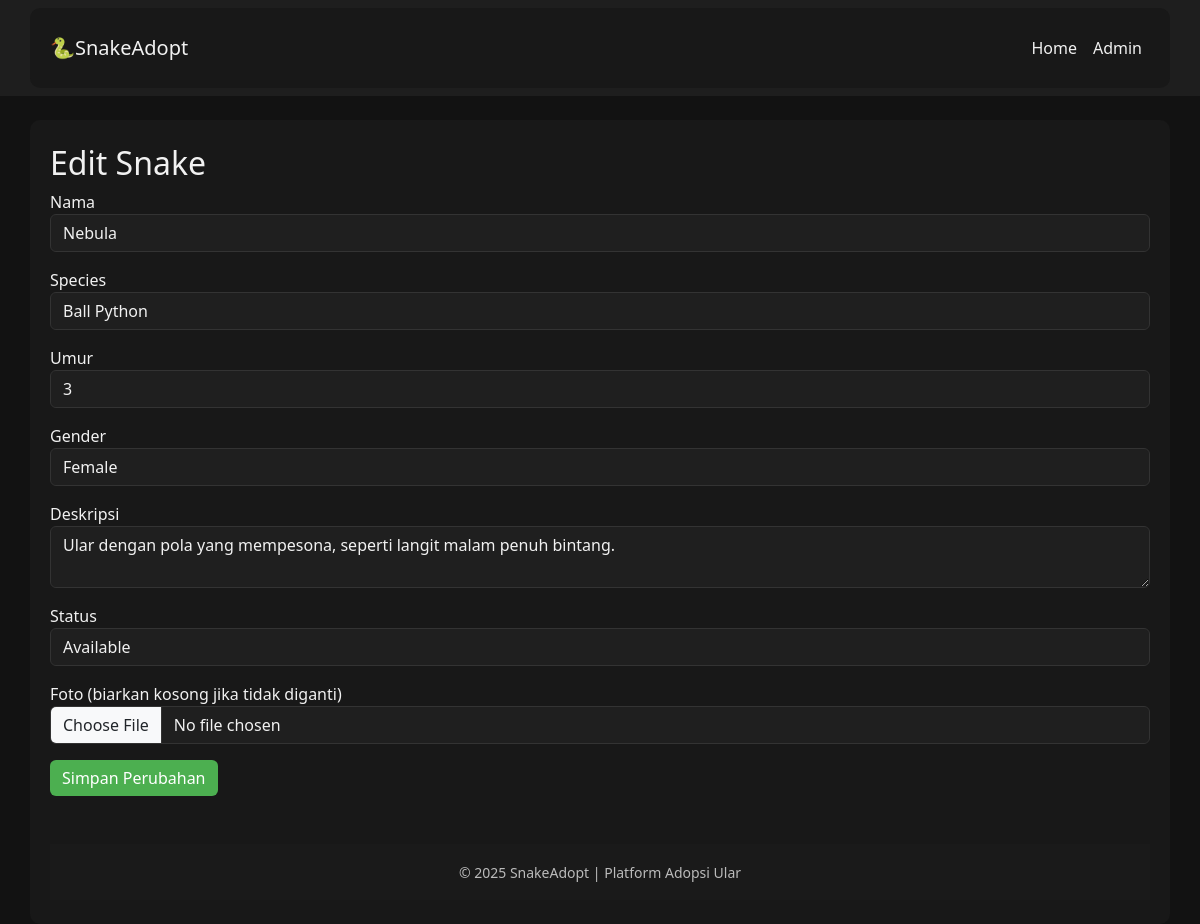
Screenshot of /snake-adopt/admin/snakes_edit.php?id=2 (signed in) with the database file from the repository.
### tables this page shows
CREATE TABLE snakes (
  id INT AUTO_INCREMENT PRIMARY KEY,
  name VARCHAR(100) NOT NULL,
  species VARCHAR(50) NOT NULL,
  age VARCHAR(50),
  gender ENUM('Male','Female','Unknown') DEFAULT 'Unknown',
  description TEXT,
  photo VARCHAR(255),  
  status ENUM('Available','Adopted') DEFAULT 'Available',
  created_at TIMESTAMP DEFAULT CURRENT_TIMESTAMP
);

### snake-adopt/admin/snakes_edit.php (the view, shortened to what this page needs)
<?php
require '../config.php';
$id = $_GET['id'] ?? 0;
$stmt = $pdo->prepare("SELECT * FROM snakes WHERE id = ?");
$stmt->execute([$id]);
$snake = $stmt->fetch();
?>
<?php require '../header.php'; ?>
<h2>Edit Snake</h2>
<form method="post" enctype="multipart/form-data">
  <div class="mb-3">
    <label>Nama</label>
    <input name="name" class="form-control" value="<?=htmlspecialchars($snake['name'])?>">
  </div>
  <div class="mb-3">
    <label>Species</label>
    <input name="species" class="form-control" value="<?=htmlspecialchars($snake['species'])?>">
  </div>
  <div class="mb-3">
    <label>Umur</label>
    <input name="age" class="form-control" value="<?=htmlspecialchars($snake['age'])?>">
  </div>
  <div class="mb-3">
    <label>Gender</label>
    <select name="gender" class="form-control">
      <option value="Female" <?=$snake['gender']=='Female'?'selected':''?>>Female</option>
    </select>
  </div>
  <div class="mb-3">
    <label>Deskripsi</label>
    <textarea name="description" class="form-control"><?=htmlspecialchars($snake['description'])?></textarea>
  </div>
  <div class="mb-3">
    <label>Status</label>
    <select name="status" class="form-control">
      <option value="Available" <?=$snake['status']=='Available'?'selected':''?>>Available</option>
    </select>
  </div>
  <div class="mb-3">
    <label>Foto (biarkan kosong jika tidak diganti)</label>
    <input type="file" name="photo" accept="image/*" class="form-control">
  </div>
  <button class="btn btn-primary">Simpan Perubahan</button>
</form>
<?php require '../footer.php'; ?>

### snake-adopt/header.php (style rules this page uses)
body { background-color: #121212; color: #f1f1f1; }
.card, .table, .form-control { background-color: #1f1f1f !important; color: #f1f1f1 !important; border: 1px solid #333; }
.btn-primary { background-color: #4caf50; border: none; }

### rows the page displays
snakes: name "Nebula", species "Ball Python", age "3", gender "Female", description "Ular dengan pola yang mempesona, seperti langit malam penuh bintang.", status "Available"
